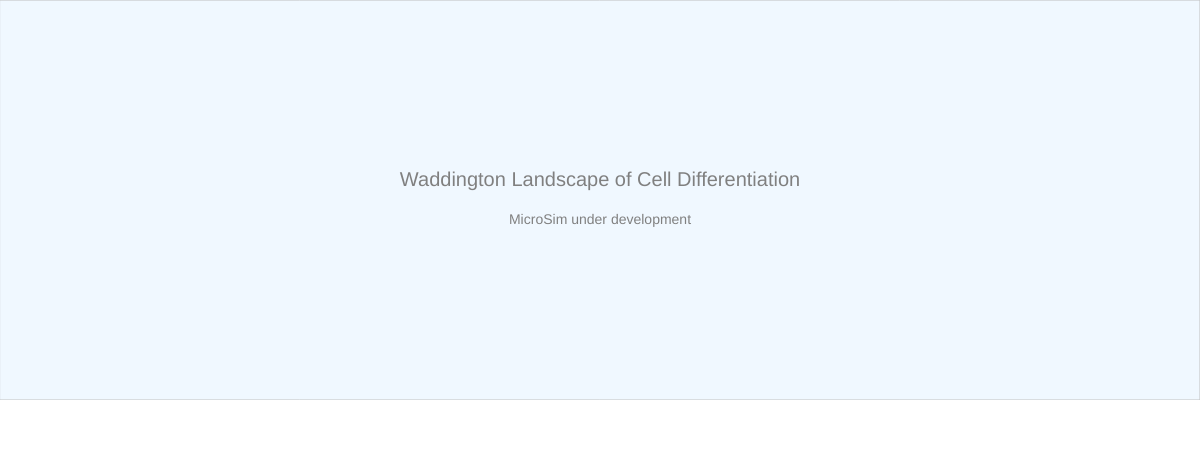
Frame 1 (no input)
Frame 60 (no input): identical to frame 1, image omitted
Frame 120 (the mouse pressed at the canvas centre since frame 60): identical to frame 1, image omitted

The p5.js sketch that drew this single still picture (run headless with seeded random() and noise() and a simulated clock; from frame 60 on, the mouse is pressed at the canvas centre):

// p5.js sketch
// ── sketch.js
// Waddington Landscape of Cell Differentiation
// CANVAS_HEIGHT: 450
let drawHeight = 400;
let controlHeight = 50;
let canvasWidth, canvasHeight;

function updateCanvasSize() {
    const container = document.querySelector('main');
    canvasWidth = container ? container.offsetWidth : windowWidth;
    canvasHeight = drawHeight + controlHeight;
}

function setup() {
    updateCanvasSize();
    const canvas = createCanvas(canvasWidth, canvasHeight);
    canvas.parent(document.querySelector('main'));
    textSize(16);
}

function draw() {
    // Drawing area
    fill('aliceblue');
    stroke('silver');
    strokeWeight(1);
    rect(0, 0, canvasWidth, drawHeight);

    // Control area
    fill('white');
    noStroke();
    rect(0, drawHeight, canvasWidth, controlHeight);

    // Placeholder text
    fill('gray');
    noStroke();
    textAlign(CENTER, CENTER);
    textSize(20);
    text('Waddington Landscape of Cell Differentiation', canvasWidth / 2, drawHeight / 2 - 20);
    textSize(14);
    text('MicroSim under development', canvasWidth / 2, drawHeight / 2 + 20);
}

function windowResized() {
    updateCanvasSize();
    resizeCanvas(canvasWidth, canvasHeight);
}

// ── main.html
<!DOCTYPE html>
<html lang="en">
<head>
    <meta charset="UTF-8">
    <meta name="viewport" content="width=device-width, initial-scale=1.0">
    <title>Waddington Landscape of Cell Differentiation</title>
    <script src="https://cdnjs.cloudflare.com/ajax/libs/p5.js/1.11.1/p5.min.js"></script>
    <style>
        body {
            margin: 0;
            padding: 0;
            overflow-x: hidden;
            font-family: Arial, Helvetica, sans-serif;
        }
        main {
            display: block;
            width: 100%;
            max-width: 100%;
            box-sizing: border-box;
        }
        canvas {
            display: block;
        }
    </style>
</head>
<body>
    <main></main>
    <script src="sketch.js"></script>
</body>
</html>
